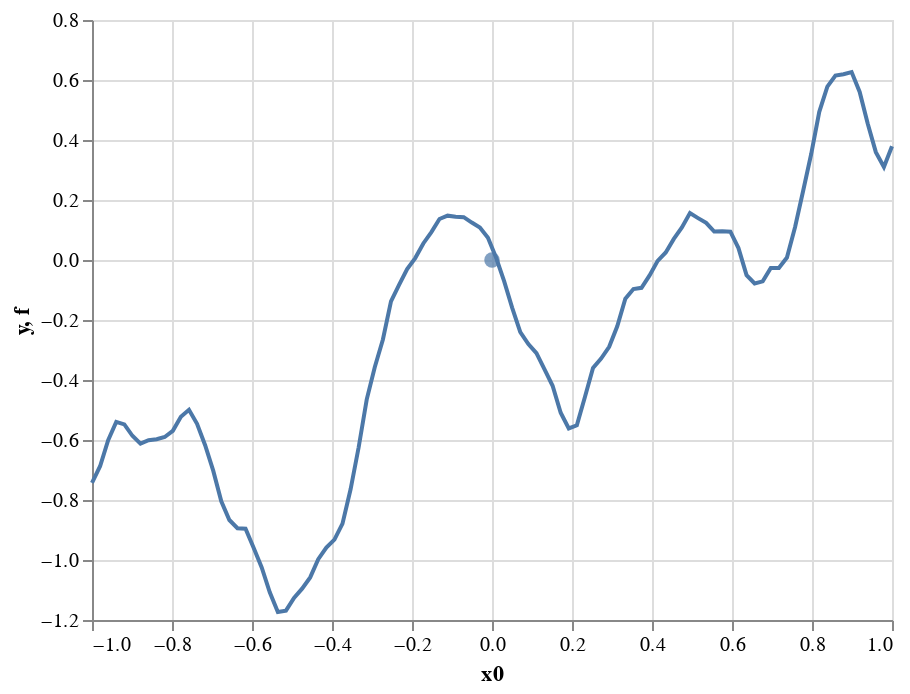

The cell this chart's notebook holds for it:
### Markdown cell above
If you have finished evaluating the function at different points and you are confident where the maximum is, you can make a guess before executing the cells below.

Now show the function as a line and the noisy data we received as evaluations of it:

### Code cell
f1 = blackbox1.sample_f(100)
chart1f = (
    alt.Chart(f1)
    .mark_line()
    .encode(x='x0', y='f'))
chart1y = blackbox1.plot_xy()
chart1 = alt.layer(chart1y, chart1f)
chart1

### Figure 1 — Vega-Lite specification as saved in the notebook (floating-point values rounded to 4 significant figures)
{"config": {"view": {"continuousWidth": 400, "continuousHeight": 300}}, "layer": [{"data": {"name": "data-a2f6a228e3614398dad60f2bde039e1c"}, "mark": {"type": "circle", "size": 60}, "encoding": {"x": {"type": "quantitative", "field": "x0", "scale": {"domain": [-1, 1]}}, "y": {"type": "quantitative", "field": "y"}}}, {"data": {"name": "data-2cc84076b3d6fe510b9eab1b2d6900e8"}, "mark": "line", "encoding": {"x": {"type": "quantitative", "field": "x0"}, "y": {"type": "quantitative", "field": "f"}}}], "$schema": "https://vega.github.io/schema/vega-lite/v4.8.1.json", "datasets": {"data-a2f6a228e3614398dad60f2bde039e1c": [{"x0": 0.0, "y": 0.0}], "data-2cc84076b3d6fe510b9eab1b2d6900e8": [{"x0": -1.0, "f": -0.7429}, {"x0": -0.9798, "f": -0.6875}, {"x0": -0.9596, "f": -0.6003}, {"x0": -0.9394, "f": -0.5398}, {"x0": -0.9192, "f": -0.5482}, {"x0": -0.899, "f": -0.586}, {"x0": -0.8788, "f": -0.612}, {"x0": -0.8586, "f": -0.6009}, {"x0": -0.8384, "f": -0.5974}, {"x0": -0.8182, "f": -0.5901}, {"x0": -0.798, "f": -0.5693}, {"x0": -0.7778, "f": -0.5224}, {"x0": -0.7576, "f": -0.4992}, {"x0": -0.7374, "f": -0.5459}, {"x0": -0.7172, "f": -0.6175}, {"x0": -0.697, "f": -0.7022}, {"x0": -0.6768, "f": -0.8045}, {"x0": -0.6566, "f": -0.8667}, {"x0": -0.6364, "f": -0.8941}, {"x0": -0.6162, "f": -0.8956}, {"x0": -0.596, "f": -0.9591}, {"x0": -0.5758, "f": -1.025}, {"x0": -0.5556, "f": -1.108}, {"x0": -0.5354, "f": -1.173}, {"x0": -0.5152, "f": -1.169}, {"x0": -0.4949, "f": -1.126}, {"x0": -0.4747, "f": -1.096}, {"x0": -0.4545, "f": -1.058}, {"x0": -0.4343, "f": -0.9971}, {"x0": -0.4141, "f": -0.9584}, {"x0": -0.3939, "f": -0.9321}, {"x0": -0.3737, "f": -0.8788}, {"x0": -0.3535, "f": -0.7643}, {"x0": -0.3333, "f": -0.6242}, {"x0": -0.3131, "f": -0.4646}, {"x0": -0.2929, "f": -0.3567}, {"x0": -0.2727, "f": -0.2651}, {"x0": -0.2525, "f": -0.1381}, {"x0": -0.2323, "f": -0.08327}, {"x0": -0.2121, "f": -0.03048}, {"x0": -0.1919, "f": 0.006383}, {"x0": -0.1717, "f": 0.05512}, {"x0": -0.1515, "f": 0.09322}, {"x0": -0.1313, "f": 0.1367}, {"x0": -0.1111, "f": 0.1478}, {"x0": -0.09091, "f": 0.144}, {"x0": -0.07071, "f": 0.1428}, {"x0": -0.05051, "f": 0.1248}, {"x0": -0.0303, "f": 0.1086}, {"x0": -0.0101, "f": 0.0741}, {"x0": 0.0101, "f": 0.008185}, {"x0": 0.0303, "f": -0.0705}, {"x0": 0.05051, "f": -0.1594}, {"x0": 0.07071, "f": -0.2405}, {"x0": 0.09091, "f": -0.2801}, {"x0": 0.1111, "f": -0.3106}, {"x0": 0.1313, "f": -0.3649}, {"x0": 0.1515, "f": -0.4192}, {"x0": 0.1717, "f": -0.5091}, {"x0": 0.1919, "f": -0.5614}, {"x0": 0.2121, "f": -0.5512}, {"x0": 0.2323, "f": -0.4566}, {"x0": 0.2525, "f": -0.3599}, {"x0": 0.2727, "f": -0.3287}, {"x0": 0.2929, "f": -0.2892}, {"x0": 0.3131, "f": -0.2208}, {"x0": 0.3333, "f": -0.1291}, {"x0": 0.3535, "f": -0.09696}, {"x0": 0.3737, "f": -0.0927}, {"x0": 0.3939, "f": -0.05151}, {"x0": 0.4141, "f": -0.002762}, {"x0": 0.4343, "f": 0.02501}, {"x0": 0.4545, "f": 0.07045}, {"x0": 0.4747, "f": 0.1087}, {"x0": 0.4949, "f": 0.1564}, {"x0": 0.5152, "f": 0.1397}, {"x0": 0.5354, "f": 0.1237}, {"x0": 0.5556, "f": 0.09468}, {"x0": 0.5758, "f": 0.09549}, {"x0": 0.596, "f": 0.09424}, {"x0": 0.6162, "f": 0.0397}, {"x0": 0.6364, "f": -0.05045}, {"x0": 0.6566, "f": -0.07833}, {"x0": 0.6768, "f": -0.07108}, {"x0": 0.697, "f": -0.02669}, {"x0": 0.7172, "f": -0.02635}, {"x0": 0.7374, "f": 0.008135}, {"x0": 0.7576, "f": 0.1092}, {"x0": 0.7778, "f": 0.2301}, {"x0": 0.798, "f": 0.3532}, {"x0": 0.8182, "f": 0.4941}, {"x0": 0.8384, "f": 0.5778}, {"x0": 0.8586, "f": 0.615}, {"x0": 0.8788, "f": 0.6194}, {"x0": 0.899, "f": 0.6264}, {"x0": 0.9192, "f": 0.5603}, {"x0": 0.9394, "f": 0.454}, {"x0": 0.9596, "f": 0.3596}, {"x0": 0.9798, "f": 0.3099}, {"x0": 1.0, "f": 0.3789}]}}
